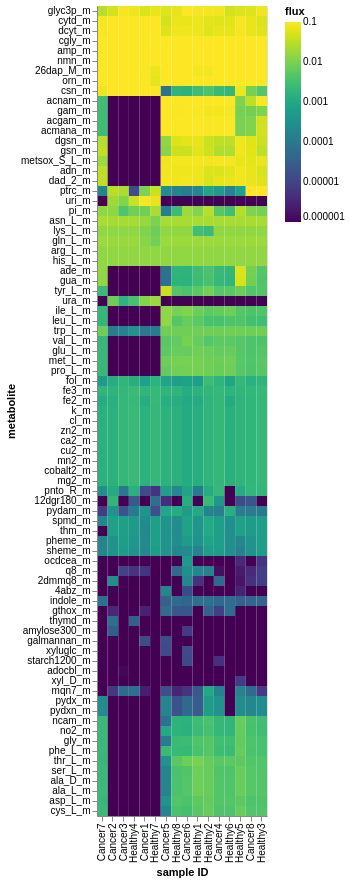

The Vega-Lite source for this figure:
### Vega-Lite specification from a JSON file in a GitHub repository (floating-point values rounded to 4 significant figures; data arrays with more than 128 entries replaced by an {"elided": "..."} marker saying what was removed)
{"$schema": "https://vega.github.io/schema/vega-lite/v5.json", "width": 170, "height": 810.0, "data": {"values": {"elided": "1296 records"}}, "mark": {"type": "rect", "tooltip": {"content": "data"}}, "encoding": {"x": {"field": "sample_id", "type": "nominal", "axis": {"title": "sample ID"}, "sort": null}, "y": {"field": "metabolite", "type": "nominal", "sort": null}, "color": {"field": "flux", "type": "quantitative", "scale": {"type": "log", "scheme": "viridis"}}}}
